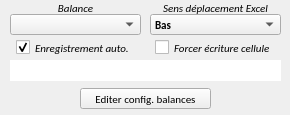
<?xml version="1.0" encoding="UTF-8"?>
<ui version="4.0">
 <class>MainWindow</class>
 <widget class="QMainWindow" name="MainWindow">
  <property name="windowModality">
   <enum>Qt::NonModal</enum>
  </property>
  <property name="geometry">
   <rect>
    <x>0</x>
    <y>0</y>
    <width>290</width>
    <height>115</height>
   </rect>
  </property>
  <property name="minimumSize">
   <size>
    <width>290</width>
    <height>115</height>
   </size>
  </property>
  <property name="maximumSize">
   <size>
    <width>290</width>
    <height>115</height>
   </size>
  </property>
  <property name="font">
   <font>
    <family>Calibri</family>
    <pointsize>8</pointsize>
   </font>
  </property>
  <property name="windowTitle">
   <string>Interface Balances - Excel</string>
  </property>
  <property name="windowIcon">
   <iconset>
    <normaloff>Balance.png</normaloff>Balance.png</iconset>
  </property>
  <property name="windowOpacity">
   <double>1.000000000000000</double>
  </property>
  <property name="layoutDirection">
   <enum>Qt::LeftToRight</enum>
  </property>
  <property name="autoFillBackground">
   <bool>true</bool>
  </property>
  <widget class="QWidget" name="centralwidget">
   <widget class="QComboBox" name="comboBox_deplacement">
    <property name="geometry">
     <rect>
      <x>150</x>
      <y>14</y>
      <width>131</width>
      <height>21</height>
     </rect>
    </property>
    <property name="font">
     <font>
      <weight>75</weight>
      <bold>true</bold>
     </font>
    </property>
    <property name="toolTip">
     <string>&lt;html&gt;&lt;head/&gt;&lt;body&gt;&lt;p align=&quot;center&quot;&gt;Sélectionner le sens de déplacement dans le tableau Excel&lt;/p&gt;&lt;/body&gt;&lt;/html&gt;</string>
    </property>
    <property name="whatsThis">
     <string>&lt;html&gt;&lt;head/&gt;&lt;body&gt;&lt;p&gt;&lt;br/&gt;&lt;/p&gt;&lt;/body&gt;&lt;/html&gt;</string>
    </property>
    <property name="styleSheet">
     <string notr="true"/>
    </property>
    <property name="iconSize">
     <size>
      <width>16</width>
      <height>16</height>
     </size>
    </property>
    <property name="modelColumn">
     <number>0</number>
    </property>
    <item>
     <property name="text">
      <string>Bas</string>
     </property>
    </item>
    <item>
     <property name="text">
      <string>Haut</string>
     </property>
    </item>
    <item>
     <property name="text">
      <string>Droite</string>
     </property>
    </item>
    <item>
     <property name="text">
      <string>Gauche</string>
     </property>
    </item>
   </widget>
   <widget class="QComboBox" name="comboBox_balances">
    <property name="geometry">
     <rect>
      <x>10</x>
      <y>14</y>
      <width>131</width>
      <height>21</height>
     </rect>
    </property>
    <property name="font">
     <font>
      <weight>75</weight>
      <bold>true</bold>
     </font>
    </property>
    <property name="toolTip">
     <string>&lt;html&gt;&lt;head/&gt;&lt;body&gt;&lt;p align=&quot;center&quot;&gt;Sélectionner la balance&lt;/p&gt;&lt;/body&gt;&lt;/html&gt;</string>
    </property>
    <property name="whatsThis">
     <string>&lt;html&gt;&lt;head/&gt;&lt;body&gt;&lt;p&gt;&lt;br/&gt;&lt;/p&gt;&lt;/body&gt;&lt;/html&gt;</string>
    </property>
    <property name="styleSheet">
     <string notr="true"/>
    </property>
    <property name="iconSize">
     <size>
      <width>16</width>
      <height>16</height>
     </size>
    </property>
   </widget>
   <widget class="QLabel" name="label">
    <property name="geometry">
     <rect>
      <x>15</x>
      <y>0</y>
      <width>121</width>
      <height>16</height>
     </rect>
    </property>
    <property name="font">
     <font>
      <family>Calibri</family>
      <pointsize>8</pointsize>
      <italic>true</italic>
     </font>
    </property>
    <property name="text">
     <string>&lt;html&gt;&lt;head/&gt;&lt;body&gt;&lt;p align=&quot;center&quot;&gt;Balance&lt;/p&gt;&lt;/body&gt;&lt;/html&gt;</string>
    </property>
   </widget>
   <widget class="QLabel" name="label_2">
    <property name="geometry">
     <rect>
      <x>150</x>
      <y>0</y>
      <width>131</width>
      <height>16</height>
     </rect>
    </property>
    <property name="font">
     <font>
      <family>Calibri</family>
      <italic>true</italic>
     </font>
    </property>
    <property name="text">
     <string>&lt;html&gt;&lt;head/&gt;&lt;body&gt;&lt;p align=&quot;center&quot;&gt;Sens déplacement Excel&lt;/p&gt;&lt;/body&gt;&lt;/html&gt;</string>
    </property>
   </widget>
   <widget class="QPushButton" name="BP_Edit_fichier_config">
    <property name="geometry">
     <rect>
      <x>80</x>
      <y>88</y>
      <width>131</width>
      <height>21</height>
     </rect>
    </property>
    <property name="font">
     <font>
      <italic>false</italic>
     </font>
    </property>
    <property name="toolTip">
     <string>&lt;html&gt;&lt;head/&gt;&lt;body&gt;&lt;p align=&quot;center&quot;&gt;Ajouter / modifier / supprimer les paramètres d'une balance&lt;/p&gt;&lt;/body&gt;&lt;/html&gt;</string>
    </property>
    <property name="text">
     <string>Editer config. balances</string>
    </property>
   </widget>
   <widget class="QLabel" name="Affich_log">
    <property name="geometry">
     <rect>
      <x>10</x>
      <y>60</y>
      <width>271</width>
      <height>21</height>
     </rect>
    </property>
    <property name="font">
     <font>
      <family>Calibri</family>
      <pointsize>10</pointsize>
      <weight>75</weight>
      <bold>true</bold>
     </font>
    </property>
    <property name="toolTip">
     <string>&lt;html&gt;&lt;head/&gt;&lt;body&gt;&lt;p align=&quot;center&quot;&gt;Boîte de dialogue&lt;/p&gt;&lt;/body&gt;&lt;/html&gt;</string>
    </property>
    <property name="styleSheet">
     <string notr="true">background-color: rgb(255, 255, 255);</string>
    </property>
    <property name="text">
     <string/>
    </property>
    <property name="alignment">
     <set>Qt::AlignCenter</set>
    </property>
   </widget>
   <widget class="QCheckBox" name="Save_continu">
    <property name="geometry">
     <rect>
      <x>16</x>
      <y>32</y>
      <width>131</width>
      <height>31</height>
     </rect>
    </property>
    <property name="font">
     <font>
      <italic>true</italic>
     </font>
    </property>
    <property name="toolTip">
     <string>&lt;html&gt;&lt;head/&gt;&lt;body&gt;&lt;p align=&quot;center&quot;&gt;Enregistrement automatique du fichier Excel après chaque acquisition&lt;/p&gt;&lt;/body&gt;&lt;/html&gt;</string>
    </property>
    <property name="text">
     <string>Enregistrement auto.</string>
    </property>
    <property name="checked">
     <bool>true</bool>
    </property>
    <property name="tristate">
     <bool>false</bool>
    </property>
   </widget>
   <widget class="QCheckBox" name="Del_cell">
    <property name="geometry">
     <rect>
      <x>155</x>
      <y>32</y>
      <width>131</width>
      <height>31</height>
     </rect>
    </property>
    <property name="font">
     <font>
      <italic>true</italic>
     </font>
    </property>
    <property name="toolTip">
     <string>&lt;html&gt;&lt;head/&gt;&lt;body&gt;&lt;p align=&quot;center&quot;&gt;Forcer l'écriture quel que soit le contenu de la cellule du tableau Excel&lt;/p&gt;&lt;/body&gt;&lt;/html&gt;</string>
    </property>
    <property name="text">
     <string>Forcer écriture cellule</string>
    </property>
    <property name="checked">
     <bool>false</bool>
    </property>
    <property name="tristate">
     <bool>false</bool>
    </property>
   </widget>
  </widget>
 </widget>
 <tabstops>
  <tabstop>comboBox_balances</tabstop>
  <tabstop>comboBox_deplacement</tabstop>
  <tabstop>Save_continu</tabstop>
  <tabstop>Del_cell</tabstop>
  <tabstop>BP_Edit_fichier_config</tabstop>
 </tabstops>
 <resources/>
 <connections/>
</ui>
